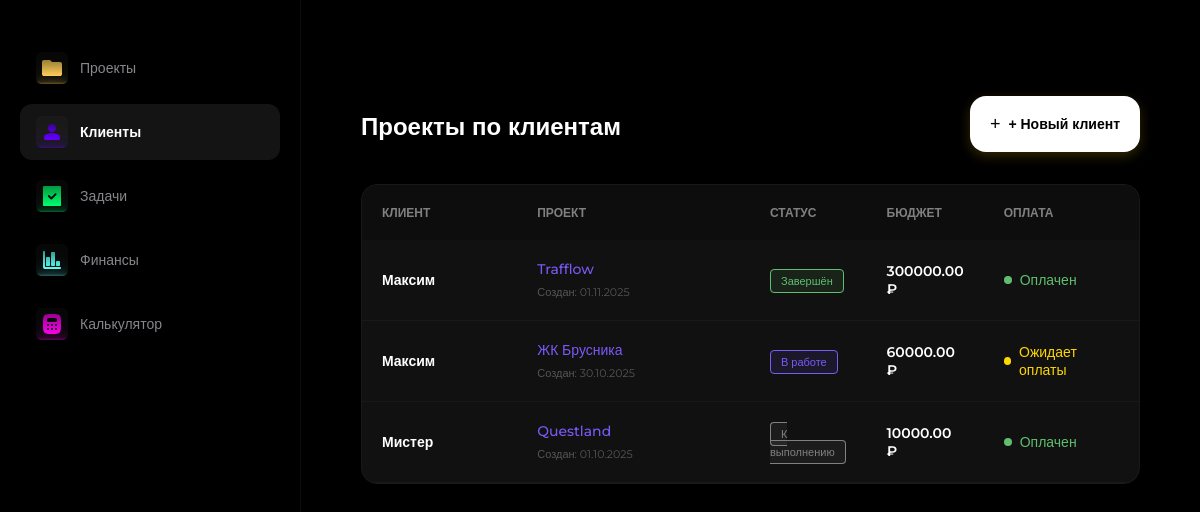
The page /clients/ on the database as committed earlier.
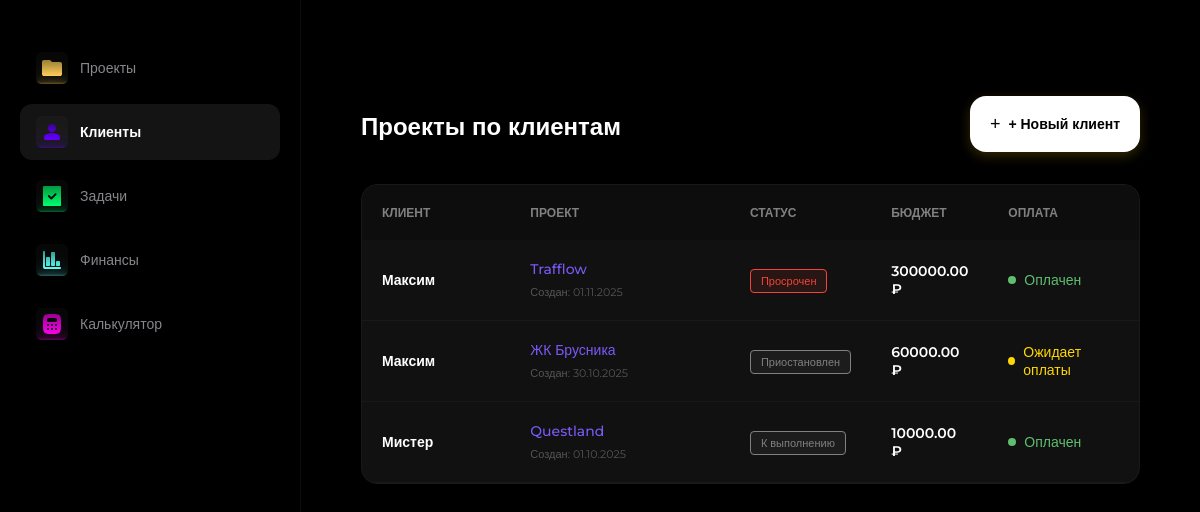
The same page on the database as committed later.
### crm/models.py (models this page shows, shortened)
class Project(models.Model):
    STATUS_CHOICES = (
        ('planned', 'К выполнению'),
        ('inwork', 'В работе'),
        ('done', 'Завершён'),
        ('overdue', 'Просрочен'),
        ('paused', 'Приостановлен'),
    )
    PAYMENT_CHOICES = (
        ('paid', 'Оплачен'),
        ('not_paid', 'Не оплачен'),
        ('pending', 'Ожидает оплаты'),
    )
    title = models.CharField(max_length=200, verbose_name="Название проекта")
    client = models.ForeignKey(
        Client,
        on_delete=models.SET_NULL,
        null=True,
        blank=True,
        related_name='projects',
        verbose_name="Клиент"
    )
    description = models.TextField(blank=True, null=True, verbose_name="Описание проекта")
    status = models.CharField(max_length=20, choices=STATUS_CHOICES, default='planned', verbose_name="Статус")
    budget = models.DecimalField(max_digits=10, decimal_places=2, null=True, blank=True, verbose_name="Бюджет")
    start_date = models.DateField(null=True, blank=True, verbose_name="Дата начала")
    end_date = models.DateField(null=True, blank=True, verbose_name="Дата завершения")
    payment_status = models.CharField(max_length=20, choices=PAYMENT_CHOICES, default='not-paid', verbose_name="Оплата")
    order = models.PositiveIntegerField(default=0, verbose_name="Позиция")
    def get_status_display(self):
        return dict(self.STATUS_CHOICES).get(self.status, '—')
    def get_payment_status_display(self):
        return dict(self.PAYMENT_CHOICES).get(self.payment_status, '—')
    class Meta:
        ordering = ['status', 'order', 'id']

class Client(models.Model):
    name = models.CharField(max_length=200, verbose_name="Имя/Компания")
    contact_person = models.CharField(max_length=200, blank=True, null=True, verbose_name="Контактное лицо")
    email = models.EmailField(blank=True, null=True, verbose_name="Email")
    phone = models.CharField(max_length=20, blank=True, null=True, verbose_name="Телефон")
    telegram = models.CharField(max_length=100, blank=True, null=True, verbose_name="Telegram")
    is_vip = models.BooleanField(default=False, verbose_name="VIP статус")
    created_at = models.DateTimeField(auto_now_add=True, verbose_name="Дата добавления")
    class Meta:
        verbose_name = "Клиент"
        verbose_name_plural = "Клиенты"
        ordering = ['name']

### crm/views.py (the view)
# urls.py: path('clients/', views.client_projects_view, name='clients'),
def client_projects_view(request):
    all_projects = Project.objects.select_related('client').all().order_by('client__name', '-start_date')
    return render(request, 'clients.html', {'projects': all_projects})

### templates/clients.html (shortened to what the changed rows need)
{% extends 'base.html' %}
{% block content %}
<div class="content">
    <div class="topbar">
        <h1>Проекты по клиентам</h1>
    </div>
    <div class="project-card" style="padding: 0; overflow: hidden; border: 1px solid #191919; background-color: #111;">
        <table style="width: 100%; border-collapse: collapse; color: white; text-align: left;">
            <thead>
                <tr style="background-color: #0D0D0D; color: #808080; font-size: 12px; text-transform: uppercase;">
                    <th style="padding: 20px; width: 20%;">Клиент</th>
                    <th style="padding: 20px; width: 30%;">Проект</th>
                    <th style="padding: 20px; width: 15%;">Статус</th>
                    <th style="padding: 20px; width: 15%;">Бюджет</th>
                    <th style="padding: 20px; width: 20%;">Оплата</th>
                </tr>
            </thead>
            <tbody style="font-size: 14px;">
                {% for project in projects %}
                <tr style="border-bottom: 1px solid #191919; transition: background 0.2s;" onmouseover="this.style.backgroundColor='#161616'" onmouseout="this.style.backgroundColor='transparent'">
                    <td style="padding: 20px;">
                        <div style="font-weight: 600; color: #fff;">
                            {{ project.client.name|default:"Без клиента" }}
                        </div>
                    </td>
                    <td style="padding: 20px;">
                        <a href="{% url 'project_detail' project.id %}" style="color: #7A5AF8; text-decoration: none; font-weight: 500; display: block; margin-bottom: 4px;">
                            {{ project.title }}
                        </a>
                        <span style="font-size: 11px; color: #555;">Создан: {{ project.start_date|date:"d.m.Y" }}</span>
                    </td>
                    <td style="padding: 20px;">
                        <span style="padding: 4px 10px; border-radius: 4px; font-size: 11px; font-weight: 500; border: 1px solid;
                            {% if project.status == 'done' %} background: rgba(95,190,111,0.1); color: #5FBE6F; border-color: #5FBE6F;
                            {% elif project.status == 'inwork' %} background: rgba(122,90,248,0.1); color: #7A5AF8; border-color: #7A5AF8;
                            {% elif project.status == 'overdue' %} background: rgba(240,68,56,0.1); color: #F04438; border-color: #F04438;
                            {% else %} background: rgba(128,128,128,0.1); color: #808080; border-color: #808080; {% endif %}">
                            {{ project.get_status_display }}
                        </span>
                    </td>
                    <td style="padding: 20px; font-weight: 600;">
                        {{ project.budget|default:"0" }} ₽
                    </td>
                    <td style="padding: 20px;">
                        <div style="display: flex; align-items: center; gap: 8px;">
                            <div style="width: 8px; height: 8px; border-radius: 50%;
                                {% if project.payment_status == 'paid' %} background-color: #5FBE6F;
                                {% elif project.payment_status == 'pending' %} background-color: #FFD700;
                                {% else %} background-color: #F04438; {% endif %}">
                            </div>
                            <span style="font-weight: 500;
                                {% if project.payment_status == 'paid' %} color: #5FBE6F;
                                {% elif project.payment_status == 'pending' %} color: #FFD700;
                                {% else %} color: #F04438; {% endif %}">
                                {{ project.get_payment_status_display }}
                            </span>
                        </div>
                    </td>
                </tr>
                {% empty %}
                <tr>
                    <td colspan="5" style="padding: 40px; text-align: center; color: #666;">
                        Проектов пока нет. Добавьте первый проект и привяжите его к клиенту.
                    </td>
                </tr>
                {% endfor %}
            </tbody>
        </table>
    </div>
</div>
{% endblock %}

Rows that differ between the two databases and show on the page:
changed Project "Trafflow": status "Завершён" → "Просрочен"
changed Project "ЖК Брусника": status "В работе" → "Приостановлен"
